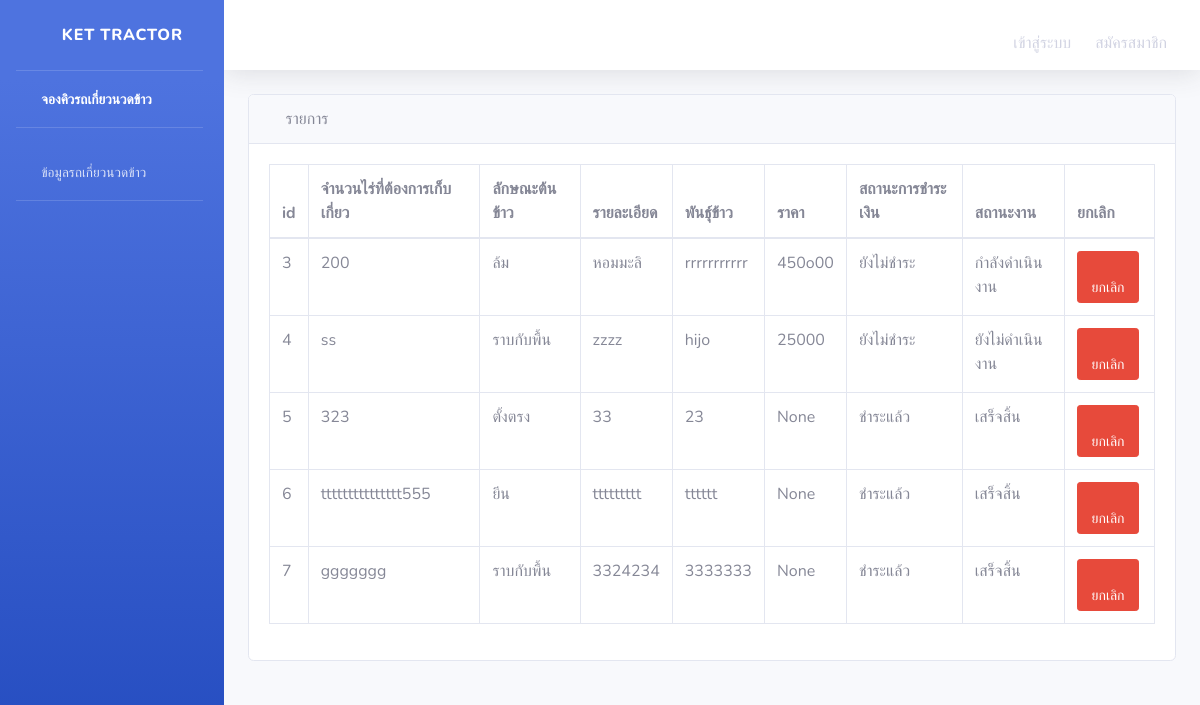
The app's page /showWork, older data.
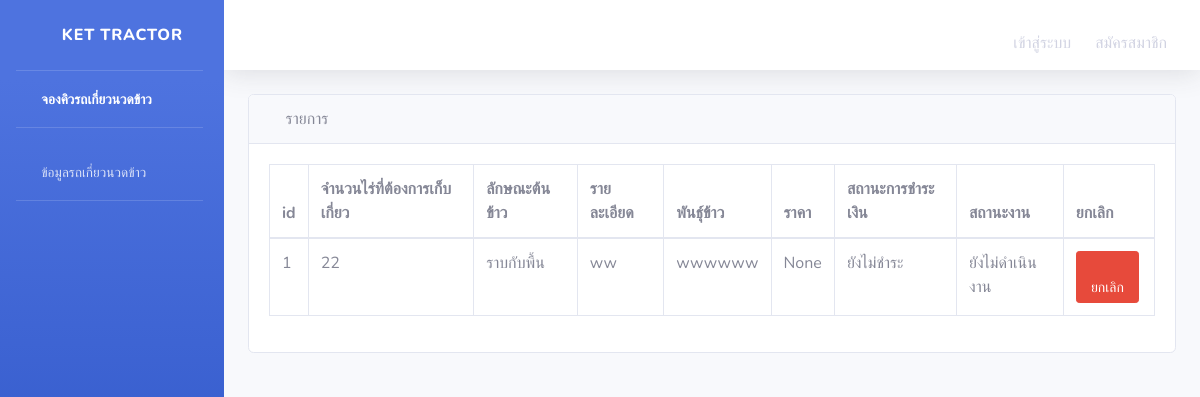
The same page, newer data.
### api/models.py (models this page shows, shortened)
class Work(models.Model):
    farmer_name = models.ForeignKey(Farmer, on_delete=models.CASCADE, null=True,  verbose_name='เกษตรกร')
    lat = models.CharField(max_length=1000, verbose_name='ละติจูด')
    lng = models.CharField(max_length=1000, verbose_name='ลองติจูด')
    area = models.CharField(max_length=1000, verbose_name='พื้นที่ (ไร่)')
    rice_type = models.ForeignKey(Rice_type, on_delete=models.CASCADE, null=True, default=1, verbose_name='ลักษณะข้าวที่จะให้เกี่ยว')
    rice = models.CharField(max_length=1000, null=True, verbose_name='พันธุ์ข้าว')
    start_time = models.DateTimeField(blank=True, null=True)
    end_time = models.DateTimeField(blank=True, null=True)
    workDetail = models.TextField(max_length=1000, null=True,  verbose_name='รายละเอียด')
    price = models.CharField(max_length=1000, null=True, verbose_name='จำนวนเงิน (บาท)')
    money_status = models.ForeignKey(Money_status, on_delete=models.CASCADE, default=1,null=True, verbose_name='สถานะการชำระเงิน') # ให้นิยามเพิ่มเติม
    work_status = models.ForeignKey(Work_status, on_delete=models.CASCADE, default=1,null=True, verbose_name='สถานะงาน') # รับ ไม่รับ จ่าย
    class Meta:
        verbose_name = 'งานที่ต้องเก็บเกี่ยว'

class Rice_type(models.Model):
    id = models.AutoField(primary_key=True)
    rice_type = models.CharField(max_length=100)
    def __str__(self):
         return f'{self.rice_type}'
    class Meta:
        verbose_name = 'ลักษณะข้าวที่จะให้เกี่ยว'

class Money_status(models.Model):
    id = models.AutoField(primary_key=True)
    money_status = models.CharField(max_length=100, verbose_name = 'สถานะการชำระเงิน')
    def __str__(self):
         return f'{self.money_status}'
    class Meta:
        verbose_name = 'สถานะการชำระเงิน'

class Work_status (models.Model):
    id = models.AutoField(primary_key=True)
    work_status  = models.CharField(max_length=100, verbose_name="สถานะงาน")
    def __str__(self):
         return f'{self.work_status}'
    class Meta:
        verbose_name = 'สถานะงาน'

### api/views.py (the view)
# urls.py: path('showWork',views.showWork),
def showWork(req):
    showWork = Work.objects.all()
    return render(req, 'api/showWork.html', {
        'showWork': showWork,
    })

### api/templates/api/showWork.html (shortened to what this page needs)
{% extends 'api/base.html' %}
{% block content %}
<div id="content-wrapper">
  <div class="container-fluid">
      <div class="card mb-3">
          <div class="card-header">
              <i class="fas fa-table"></i>
              รายการ
          </div>
          <div class="card-body">
               <div class="table-responsive">
                  <table class="table table-bordered" id="dataTable" width="100%" cellspacing="0" align="center">
                      <thead>
                      <tr>
                        <th>id</th>
                          <th>จำนวนไร่ที่ต้องการเก็บเกี่ยว</th>
                          <th>ลักษณะต้นข้าว</th>
                          <th>รายละเอียด</th>
                          <th>พันธุ์ข้าว</th>
                          <th>ราคา</th>
                          <th>สถานะการชำระเงิน</th>
                          <th>สถานะงาน</th>
                          <th>ยกเลิก</th>
                      </tr>
                      </thead>
                      <tbody>
                      {% for showWork in showWork %}
                          <tr>
                            <td>{{ showWork.id }}</td>
                              <td>{{ showWork.area }}</td>
                              <td>{{ showWork.rice_type }}</td>
                              <td>{{ showWork.rice }}</td>
                              <td>{{ showWork.workDetail }}</td>
                              <td>{{ showWork.price }}</td>
                              <td>{{ showWork.money_status }}</td>
                              <td>{{ showWork.work_status }}</td>
                              <td><a class="btn btn-sm btn-danger" href="/deleteShowWork/{{showWork.id}}"><span class="fa fa-trash"></span> ยกเลิก</a></td>
                      {% endfor %}
                      </tbody>
                    </table>
                </div>
                </div>
                </div>
                </div>
                {% endblock %}

### api/templates/api/base.html (shortened to what this page needs)
<!DOCTYPE html>
{% load static %}
<html lang="en">
<head>
    <link rel="stylesheet" type="text/css" href="{% static 'api/css/styles.css' %}">
    <link href="{% static 'api/vendor/fontawesome-free/css/all.min.css'%}" rel="stylesheet" type="text/css">
    <link href="{% static 'api/css/sb-admin-2.min.css'%}" rel="stylesheet">
</head>
<body id="page-top">
    <div id="wrapper">
        <ul class="navbar-nav bg-gradient-primary sidebar sidebar-dark accordion" id="accordionSidebar">
            <a class="sidebar-brand d-flex align-items-center justify-content-center" href="/index">
                <div class="sidebar-brand-icon rotate-n-15">
                    <i class="fas fa-laugh-wink"></i>
                </div>
                <div class="sidebar-brand-text mx-3">Ket Tractor</div>
            </a>
            <hr class="sidebar-divider my-0">
            <li class="nav-item active">
                <a class="nav-link" href="/addWork">
                    <i class="fas fa-fw fa-tachometer-alt"></i>
                    <span>จองคิวรถเกี่ยวนวดข้าว</span></a>
            </li>
           <hr class="sidebar-divider">
             <li class="nav-item">
                <a class="nav-link collapsed" href="#" data-toggle="collapse" data-target="#collapseTwo"
                    aria-expanded="true" aria-controls="collapseTwo">
                    <i class="fas fa-fw fa-cog"></i>
                    <span>ข้อมูลรถเกี่ยวนวดข้าว</span>
                </a>
            <hr class="sidebar-divider">
        </ul>
        <div id="content-wrapper" class="d-flex flex-column">
            <div id="content">
                <nav class="navbar navbar-expand navbar-light bg-white topbar mb-4 static-top shadow">
                    <ul class="navbar-nav ml-auto">
                        <li class="nav-item dropdown no-arrow">
                     {% if user.is_authenticated %}
              {% comment %} {% if request.user.is_superuser %} {% endcomment %}
                            <a class="nav-link dropdown-toggle" href="#" id="userDropdown" role="button"
                                data-toggle="dropdown" aria-haspopup="true" aria-expanded="false">
                                <span class="mr-2 d-none d-lg-inline text-gray-600 small">{{user.farmer_name}}  </span>
                                <img class="img-profile rounded-circle"
                                    src="{{user.image.url}}">
                            </a>
                            <div class="dropdown-menu dropdown-menu-right shadow animated--grow-in"
                                aria-labelledby="userDropdown">
                                <a class="dropdown-item" href="/profile">
                                    <i class="fas fa-user fa-sm fa-fw mr-2 text-gray-400"></i>
                                    Profile
                                </a>
                                <a class="dropdown-item" href="#">
                                    <i class="fas fa-cogs fa-sm fa-fw mr-2 text-gray-400"></i>
                                    Settings
                                </a>
                                <a class="dropdown-item" href="#">
                                    <i class="fas fa-list fa-sm fa-fw mr-2 text-gray-400"></i>
                                    Activity Log
                                </a>
                                <div class="dropdown-divider"></div>
                                <a class="dropdown-item" href="/logout"
                                    <i class="fas fa-sign-out-alt fa-sm fa-fw mr-2 text-gray-400"></i>
                                    Logout
                                </a>
                            </div>
                        </li>
                        {% comment %} {% endif %} {% endcomment %}
                    </ul>
                    {% else %}
                  <li class="nav-item"><a class="nav-link" href="/login">เข้าสู่ระบบ</a></li>
                  <li class="nav-item"><a class="nav-link" href="/register">สมัครสมาชิก</a></li>
                </ul>
                   {% endif %}
                </nav>
                {% block content %}
                {% endblock %}
        </div>
    </div>
</body>
</html>

### api/static/api/css/styles.css (style rules this page uses)
body { font-family: "ptsans", "Lato", "Helvetica Neue", Helvetica, Arial, sans-serif; }
.btn { outline: none; color: black; background-color: transparent; box-shadow: 0 0 0 0; margin-right: 3px; }
ul { height: 100%; padding: 0px 5px 0px 20px; }
a { color: #17a2b8; }

Row changes from the older to the newer data that the page shows:
removed Work: id "3", area "200", rice_type "ล้ม", rice "หอมมะลิ", workDetail "rrrrrrrrrrr", price "450o00", money_status "ยังไม่ชำระ", work_status "กำลังดำเนินงาน"
removed Work: id "4", area "ss", rice_type "ราบกับพื้น", rice "zzzz", workDetail "hijo", price "25000", money_status "ยังไม่ชำระ", work_status "ยังไม่ดำเนินงาน"
removed Work: id "5", area "323", rice_type "ตั้งตรง", rice "33", workDetail "23", price "None", money_status "ชำระแล้ว", work_status "เสร็จสิ้น"
removed Work: id "6", area "ttttttttttttttt555", rice_type "ยีน", rice "ttttttttt", workDetail "tttttt", price "None", money_status "ชำระแล้ว", work_status "เสร็จสิ้น"
removed Work: id "7", area "ggggggg", rice_type "ราบกับพื้น", rice "3324234", workDetail "3333333", price "None", money_status "ชำระแล้ว", work_status "เสร็จสิ้น"
added Work: id "1", area "22", rice_type "ราบกับพื้น", rice "ww", workDetail "wwwwww", price "None", money_status "ยังไม่ชำระ", work_status "ยังไม่ดำเนินงาน"
